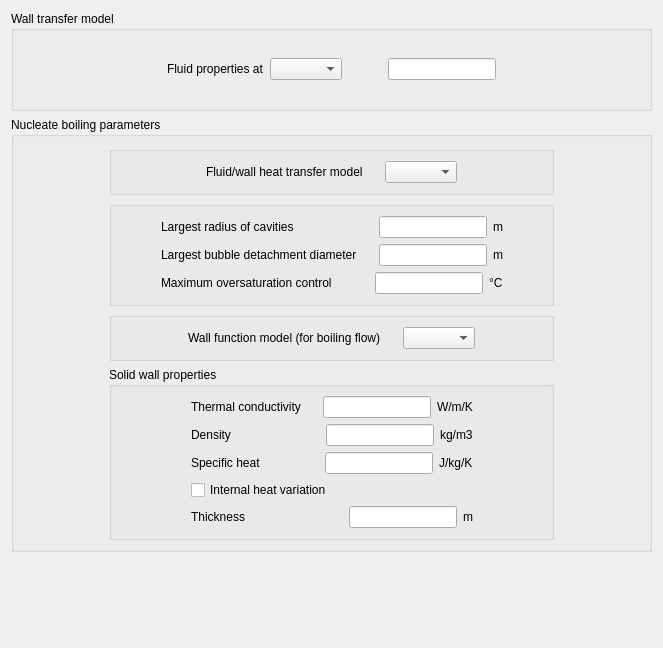
<?xml version="1.0" encoding="UTF-8"?>
<ui version="4.0">
 <class>NucleateBoiling</class>
 <widget class="QWidget" name="NucleateBoiling">
  <property name="geometry">
   <rect>
    <x>0</x>
    <y>0</y>
    <width>659</width>
    <height>648</height>
   </rect>
  </property>
  <property name="windowTitle">
   <string>Form</string>
  </property>
  <layout class="QGridLayout" name="gridLayout">
   <item row="0" column="0">
    <widget class="QGroupBox" name="groupBoxModelChoice">
     <property name="title">
      <string>Wall transfer model</string>
     </property>
     <layout class="QGridLayout">
      <property name="margin">
       <number>9</number>
      </property>
      <property name="spacing">
       <number>6</number>
      </property>
      <item row="0" column="1">
       <layout class="QVBoxLayout">
        <property name="spacing">
         <number>6</number>
        </property>
        <property name="margin">
         <number>0</number>
        </property>
        <item>
         <layout class="QHBoxLayout">
          <property name="spacing">
           <number>6</number>
          </property>
          <property name="margin">
           <number>0</number>
          </property>
          <item>
           <widget class="QLabel" name="label_2">
            <property name="text">
             <string>Fluid properties at</string>
            </property>
           </widget>
          </item>
          <item>
           <widget class="QComboBox" name="comboBoxYPlus"/>
          </item>
          <item>
           <spacer>
            <property name="orientation">
             <enum>Qt::Horizontal</enum>
            </property>
            <property name="sizeHint" stdset="0">
             <size>
              <width>40</width>
              <height>20</height>
             </size>
            </property>
           </spacer>
          </item>
          <item>
           <widget class="QLineEdit" name="lineEditYPlus"/>
          </item>
         </layout>
        </item>
       </layout>
      </item>
      <item row="0" column="2">
       <spacer>
        <property name="orientation">
         <enum>Qt::Horizontal</enum>
        </property>
        <property name="sizeHint" stdset="0">
         <size>
          <width>20</width>
          <height>59</height>
         </size>
        </property>
       </spacer>
      </item>
      <item row="0" column="0">
       <spacer>
        <property name="orientation">
         <enum>Qt::Horizontal</enum>
        </property>
        <property name="sizeHint" stdset="0">
         <size>
          <width>16</width>
          <height>59</height>
         </size>
        </property>
       </spacer>
      </item>
     </layout>
    </widget>
   </item>
   <item row="1" column="0">
    <widget class="QGroupBox" name="groupBoxNucleateBoilingParameters">
     <property name="title">
      <string>Nucleate boiling parameters</string>
     </property>
     <layout class="QGridLayout">
      <property name="margin">
       <number>9</number>
      </property>
      <property name="spacing">
       <number>6</number>
      </property>
      <item row="3" column="1">
       <widget class="QGroupBox" name="groupBoxSolidWallProperties">
        <property name="title">
         <string>Solid wall properties</string>
        </property>
        <layout class="QGridLayout">
         <property name="margin">
          <number>9</number>
         </property>
         <property name="spacing">
          <number>6</number>
         </property>
         <item row="0" column="1">
          <layout class="QVBoxLayout">
           <property name="spacing">
            <number>6</number>
           </property>
           <property name="margin">
            <number>0</number>
           </property>
           <item>
            <layout class="QHBoxLayout">
             <property name="spacing">
              <number>6</number>
             </property>
             <property name="margin">
              <number>0</number>
             </property>
             <item>
              <widget class="QLabel" name="label_9">
               <property name="text">
                <string>Thermal conductivity</string>
               </property>
              </widget>
             </item>
             <item>
              <spacer>
               <property name="orientation">
                <enum>Qt::Horizontal</enum>
               </property>
               <property name="sizeHint" stdset="0">
                <size>
                 <width>16</width>
                 <height>20</height>
                </size>
               </property>
              </spacer>
             </item>
             <item>
              <widget class="QLineEdit" name="lineEditThermalConductivity"/>
             </item>
             <item>
              <widget class="QLabel" name="label_14">
               <property name="text">
                <string>W/m/K</string>
               </property>
              </widget>
             </item>
            </layout>
           </item>
           <item>
            <layout class="QHBoxLayout">
             <property name="spacing">
              <number>6</number>
             </property>
             <property name="margin">
              <number>0</number>
             </property>
             <item>
              <widget class="QLabel" name="label_10">
               <property name="text">
                <string>Density</string>
               </property>
              </widget>
             </item>
             <item>
              <spacer>
               <property name="orientation">
                <enum>Qt::Horizontal</enum>
               </property>
               <property name="sizeHint" stdset="0">
                <size>
                 <width>16</width>
                 <height>20</height>
                </size>
               </property>
              </spacer>
             </item>
             <item>
              <widget class="QLineEdit" name="lineEditDensity"/>
             </item>
             <item>
              <widget class="QLabel" name="label_13">
               <property name="text">
                <string>kg/m3</string>
               </property>
              </widget>
             </item>
            </layout>
           </item>
           <item>
            <layout class="QHBoxLayout">
             <property name="spacing">
              <number>6</number>
             </property>
             <property name="margin">
              <number>0</number>
             </property>
             <item>
              <widget class="QLabel" name="label_11">
               <property name="text">
                <string>Specific heat</string>
               </property>
              </widget>
             </item>
             <item>
              <spacer>
               <property name="orientation">
                <enum>Qt::Horizontal</enum>
               </property>
               <property name="sizeHint" stdset="0">
                <size>
                 <width>16</width>
                 <height>20</height>
                </size>
               </property>
              </spacer>
             </item>
             <item>
              <widget class="QLineEdit" name="lineEditSpecificHeat"/>
             </item>
             <item>
              <widget class="QLabel" name="label_12">
               <property name="text">
                <string>J/kg/K</string>
               </property>
              </widget>
             </item>
            </layout>
           </item>
           <item>
            <layout class="QHBoxLayout">
             <property name="spacing">
              <number>6</number>
             </property>
             <property name="margin">
              <number>0</number>
             </property>
             <item>
              <widget class="QCheckBox" name="checkBoxThickness">
               <property name="text">
                <string>Internal heat variation</string>
               </property>
              </widget>
             </item>
             <item>
              <spacer>
               <property name="orientation">
                <enum>Qt::Horizontal</enum>
               </property>
               <property name="sizeHint" stdset="0">
                <size>
                 <width>16</width>
                 <height>20</height>
                </size>
               </property>
              </spacer>
             </item>
            </layout>
           </item>
           <item>
            <layout class="QHBoxLayout">
             <property name="spacing">
              <number>6</number>
             </property>
             <property name="margin">
              <number>0</number>
             </property>
             <item>
              <widget class="QLabel" name="labelThickness1">
               <property name="text">
                <string>Thickness</string>
               </property>
              </widget>
             </item>
             <item>
              <spacer>
               <property name="orientation">
                <enum>Qt::Horizontal</enum>
               </property>
               <property name="sizeHint" stdset="0">
                <size>
                 <width>16</width>
                 <height>20</height>
                </size>
               </property>
              </spacer>
             </item>
             <item>
              <widget class="QLineEdit" name="lineEditThickness"/>
             </item>
             <item>
              <widget class="QLabel" name="labelThickness2">
               <property name="text">
                <string>m</string>
               </property>
              </widget>
             </item>
            </layout>
           </item>
          </layout>
         </item>
         <item row="0" column="0">
          <spacer>
           <property name="orientation">
            <enum>Qt::Horizontal</enum>
           </property>
           <property name="sizeHint" stdset="0">
            <size>
             <width>40</width>
             <height>20</height>
            </size>
           </property>
          </spacer>
         </item>
         <item row="0" column="2">
          <spacer>
           <property name="orientation">
            <enum>Qt::Horizontal</enum>
           </property>
           <property name="sizeHint" stdset="0">
            <size>
             <width>40</width>
             <height>20</height>
            </size>
           </property>
          </spacer>
         </item>
        </layout>
       </widget>
      </item>
      <item row="1" column="1">
       <widget class="QGroupBox" name="groupBox_2">
        <property name="title">
         <string/>
        </property>
        <layout class="QGridLayout">
         <property name="margin">
          <number>9</number>
         </property>
         <property name="spacing">
          <number>6</number>
         </property>
         <item row="0" column="0">
          <spacer>
           <property name="orientation">
            <enum>Qt::Horizontal</enum>
           </property>
           <property name="sizeHint" stdset="0">
            <size>
             <width>31</width>
             <height>20</height>
            </size>
           </property>
          </spacer>
         </item>
         <item row="0" column="1">
          <layout class="QVBoxLayout">
           <property name="spacing">
            <number>6</number>
           </property>
           <property name="margin">
            <number>0</number>
           </property>
           <item>
            <layout class="QHBoxLayout">
             <property name="spacing">
              <number>6</number>
             </property>
             <property name="margin">
              <number>0</number>
             </property>
             <item>
              <widget class="QLabel" name="labelMaxRadius">
               <property name="text">
                <string>Largest radius of cavities</string>
               </property>
              </widget>
             </item>
             <item>
              <spacer>
               <property name="orientation">
                <enum>Qt::Horizontal</enum>
               </property>
               <property name="sizeHint" stdset="0">
                <size>
                 <width>16</width>
                 <height>20</height>
                </size>
               </property>
              </spacer>
             </item>
             <item>
              <widget class="QLineEdit" name="lineEditMaxRadius"/>
             </item>
             <item>
              <widget class="QLabel" name="labelMaxRadiusUnit">
               <property name="text">
                <string>m</string>
               </property>
              </widget>
             </item>
            </layout>
           </item>
           <item>
            <layout class="QHBoxLayout">
             <property name="spacing">
              <number>6</number>
             </property>
             <property name="margin">
              <number>0</number>
             </property>
             <item>
              <widget class="QLabel" name="labelMaxDiam">
               <property name="text">
                <string>Largest bubble detachment diameter</string>
               </property>
              </widget>
             </item>
             <item>
              <spacer>
               <property name="orientation">
                <enum>Qt::Horizontal</enum>
               </property>
               <property name="sizeHint" stdset="0">
                <size>
                 <width>16</width>
                 <height>20</height>
                </size>
               </property>
              </spacer>
             </item>
             <item>
              <widget class="QLineEdit" name="lineEditMaxDiam"/>
             </item>
             <item>
              <widget class="QLabel" name="labelMaxDiamUnit">
               <property name="text">
                <string>m</string>
               </property>
              </widget>
             </item>
            </layout>
           </item>
           <item>
            <layout class="QHBoxLayout">
             <property name="spacing">
              <number>6</number>
             </property>
             <property name="margin">
              <number>0</number>
             </property>
             <item>
              <widget class="QLabel" name="labelMaxOverSaturation">
               <property name="text">
                <string>Maximum oversaturation control</string>
               </property>
              </widget>
             </item>
             <item>
              <spacer>
               <property name="orientation">
                <enum>Qt::Horizontal</enum>
               </property>
               <property name="sizeHint" stdset="0">
                <size>
                 <width>16</width>
                 <height>20</height>
                </size>
               </property>
              </spacer>
             </item>
             <item>
              <widget class="QLineEdit" name="lineEditMaxOverSaturation"/>
             </item>
             <item>
              <widget class="QLabel" name="labelMaxOverSaturationUnit">
               <property name="text">
                <string>°C</string>
               </property>
              </widget>
             </item>
            </layout>
           </item>
          </layout>
         </item>
         <item row="0" column="2">
          <spacer>
           <property name="orientation">
            <enum>Qt::Horizontal</enum>
           </property>
           <property name="sizeHint" stdset="0">
            <size>
             <width>31</width>
             <height>20</height>
            </size>
           </property>
          </spacer>
         </item>
        </layout>
       </widget>
      </item>
      <item row="2" column="1">
       <widget class="QGroupBox" name="groupBox">
        <property name="title">
         <string/>
        </property>
        <layout class="QGridLayout">
         <property name="margin">
          <number>9</number>
         </property>
         <property name="spacing">
          <number>6</number>
         </property>
         <item row="0" column="0">
          <spacer>
           <property name="orientation">
            <enum>Qt::Horizontal</enum>
           </property>
           <property name="sizeHint" stdset="0">
            <size>
             <width>62</width>
             <height>20</height>
            </size>
           </property>
          </spacer>
         </item>
         <item row="0" column="1">
          <layout class="QHBoxLayout">
           <property name="spacing">
            <number>6</number>
           </property>
           <property name="margin">
            <number>0</number>
           </property>
           <item>
            <widget class="QLabel" name="label_8">
             <property name="text">
              <string>Wall function model (for boiling flow)</string>
             </property>
            </widget>
           </item>
           <item>
            <spacer>
             <property name="orientation">
              <enum>Qt::Horizontal</enum>
             </property>
             <property name="sizeHint" stdset="0">
              <size>
               <width>16</width>
               <height>20</height>
              </size>
             </property>
            </spacer>
           </item>
           <item>
            <widget class="QComboBox" name="comboBoxWallFunctionModel"/>
           </item>
          </layout>
         </item>
         <item row="0" column="2">
          <spacer>
           <property name="orientation">
            <enum>Qt::Horizontal</enum>
           </property>
           <property name="sizeHint" stdset="0">
            <size>
             <width>61</width>
             <height>20</height>
            </size>
           </property>
          </spacer>
         </item>
        </layout>
       </widget>
      </item>
      <item row="0" column="1">
       <widget class="QGroupBox" name="groupBox_3">
        <property name="title">
         <string/>
        </property>
        <layout class="QGridLayout">
         <property name="margin">
          <number>9</number>
         </property>
         <property name="spacing">
          <number>6</number>
         </property>
         <item row="0" column="0">
          <spacer>
           <property name="orientation">
            <enum>Qt::Horizontal</enum>
           </property>
           <property name="sizeHint" stdset="0">
            <size>
             <width>85</width>
             <height>20</height>
            </size>
           </property>
          </spacer>
         </item>
         <item row="0" column="1">
          <layout class="QHBoxLayout">
           <property name="spacing">
            <number>6</number>
           </property>
           <property name="margin">
            <number>0</number>
           </property>
           <item>
            <widget class="QLabel" name="label">
             <property name="text">
              <string>Fluid/wall heat transfer model</string>
             </property>
            </widget>
           </item>
           <item>
            <spacer>
             <property name="orientation">
              <enum>Qt::Horizontal</enum>
             </property>
             <property name="sizeHint" stdset="0">
              <size>
               <width>16</width>
               <height>20</height>
              </size>
             </property>
            </spacer>
           </item>
           <item>
            <widget class="QComboBox" name="comboBoxHeatTransferModel"/>
           </item>
          </layout>
         </item>
         <item row="0" column="2">
          <spacer>
           <property name="orientation">
            <enum>Qt::Horizontal</enum>
           </property>
           <property name="sizeHint" stdset="0">
            <size>
             <width>85</width>
             <height>20</height>
            </size>
           </property>
          </spacer>
         </item>
        </layout>
       </widget>
      </item>
      <item row="0" column="2" rowspan="4">
       <spacer>
        <property name="orientation">
         <enum>Qt::Horizontal</enum>
        </property>
        <property name="sizeHint" stdset="0">
         <size>
          <width>20</width>
          <height>363</height>
         </size>
        </property>
       </spacer>
      </item>
      <item row="0" column="0" rowspan="4">
       <spacer>
        <property name="orientation">
         <enum>Qt::Horizontal</enum>
        </property>
        <property name="sizeHint" stdset="0">
         <size>
          <width>16</width>
          <height>363</height>
         </size>
        </property>
       </spacer>
      </item>
     </layout>
    </widget>
   </item>
   <item row="2" column="0">
    <spacer>
     <property name="orientation">
      <enum>Qt::Vertical</enum>
     </property>
     <property name="sizeHint" stdset="0">
      <size>
       <width>641</width>
       <height>16</height>
      </size>
     </property>
    </spacer>
   </item>
  </layout>
 </widget>
 <resources/>
 <connections/>
</ui>
